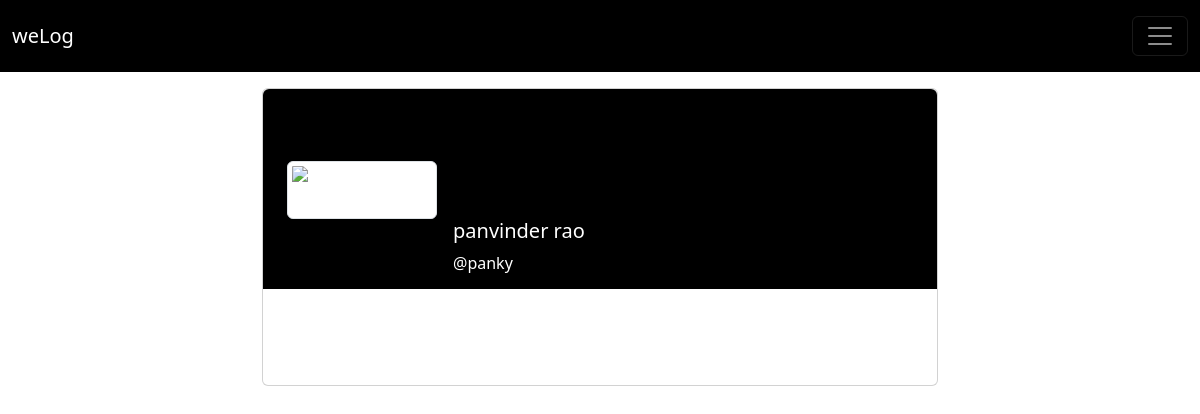
Before: /account/panky with the older database file.
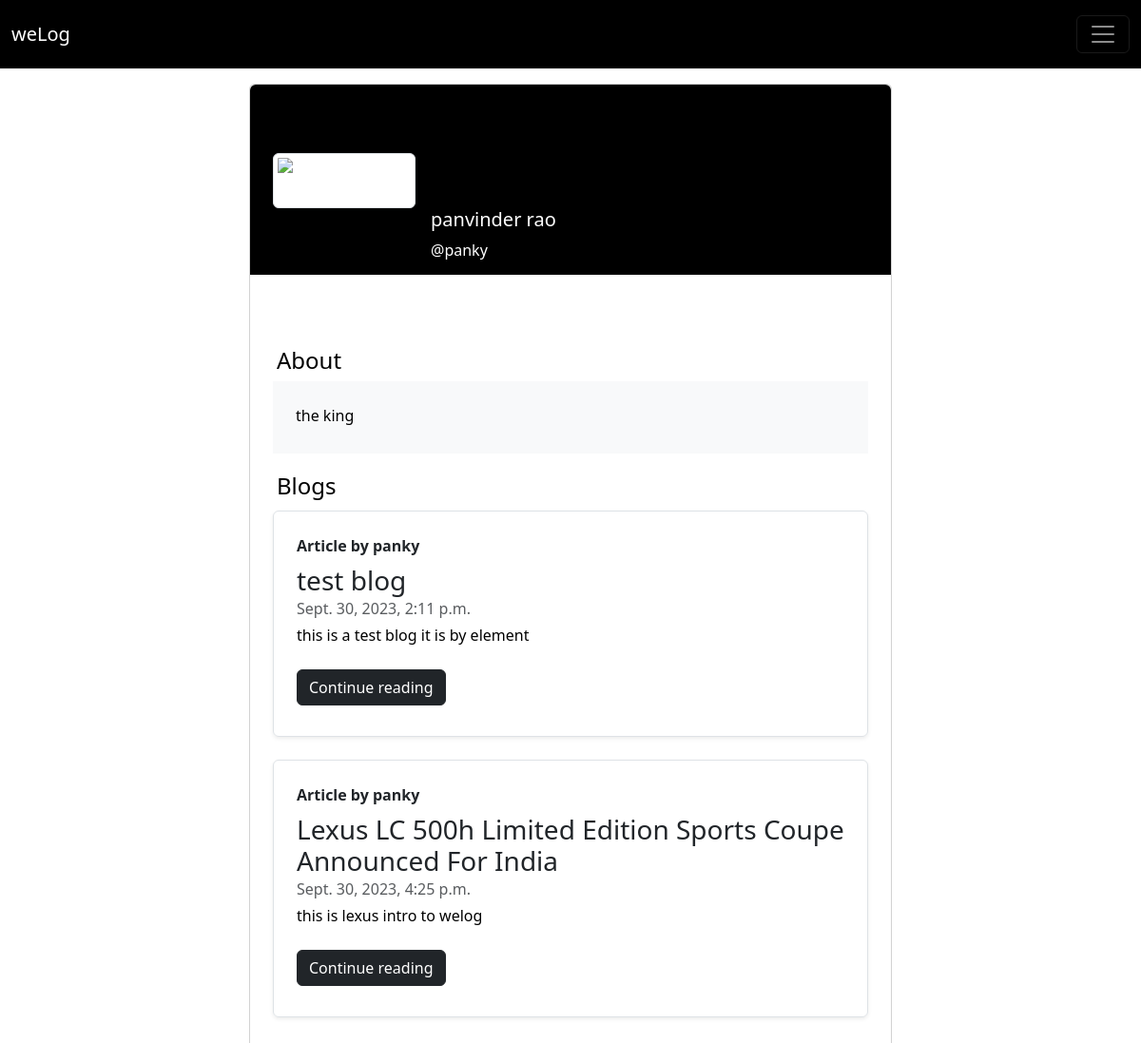
After: the same page with the newer database file.
### home/models.py (models this page shows, shortened)
class UserProfile(models.Model):
    user = models.OneToOneField(User, on_delete=models.CASCADE)
    description = models.TextField(null=True)
    avatar = models.ImageField(null=True)

### blog/models.py (models this page shows, shortened)
class Post(models.Model):
    sno = models.AutoField(primary_key=True)
    title = models.CharField(max_length=255)
    content = models.TextField()
    description = models.TextField(null=True, blank=True)
    user = models.ForeignKey(User, on_delete=models.CASCADE)
    slug = models.CharField(max_length=130)
    timeStamp = models.DateTimeField(default=now, blank=True)

### home/views.py (the view)
# urls.py: path('account/<str:slug>', views.authorProfile, name = "authorProfile"),
def authorProfile(request, slug):
    user_ = User.objects.get(username = slug)
    if request.user.is_authenticated and request.user == user_:
        return redirect('/you')
    allPosts = Post.objects.filter(user = user_)
    try:
        profile = UserProfile.objects.get(user = user_)
        context = {'profile' : profile, 'allPosts' : allPosts, 'user_' : user_}
    except ObjectDoesNotExist:
        context = {'allPosts' : allPosts, 'user_' : user_}
    return render(request, 'account/user_profile.html', context)

### templates/account/user_profile.html (shortened to what this page needs)
{% extends "base.html" %}
{% block body %}
<section class="h-100 gradient-custom-2">
    <div class="container-fluid h-100 my-3" style="max-width : 1500px;">
        <div class="row d-flex justify-content-center align-items-center h-100">
            <div class="col col-lg-9 col-xl-7">
                <div class="card">
                    <div class="rounded-top text-white d-flex flex-row mb-5" style="background-color: #000; height:200px;">
                        <div class="ms-4 mt-5 d-flex flex-column" style="width: 150px;">
                            <img src="https://mdbcdn.b-cdn.net/img/Photos/new-templates/bootstrap-profiles/avatar-1.webp"
                                alt="Generic placeholder image" class="img-fluid img-thumbnail mt-4 mb-2"
                                style="width: 150px; z-index: 1">
                        </div>
                        <div class="ms-3" style="margin-top: 130px;">
                            <h5>{{user_.first_name}} {{user_.last_name}}</h5>
                            <p>@{{user_}}</p>
                        </div>
                    </div>
                    <div class="card-body p-4 text-black">
                        {% if profile.description|length < 1 %}
                        {% else %}
                        <div class="mb-3">
                            <p class="lead fw-normal mb-1 fs-4 ps-1">About</p>
                            <div class="p-4 text-break" style="background-color: #f8f9fa;">
                                <p class="font-italic mb-1">{{profile.description}}</p>
                            </div>
                        </div>
                        {% endif %}
                        {% if allPosts|length < 1 %}
                        {% else %}
                        <div class="d-flex justify-content-between align-items-center mb-1 px-1">
                            <p class="lead fw-normal fs-4 mb-0">Blogs</p>
                        </div>
                        {% endif %}
                        {% for post in allPosts %}
                        <div class="row g-0 border rounded overflow-hidden flex-md-row mt-2 mb-4 shadow-sm h-md-250 position-relative">
                            <div class="col p-4 d-flex flex-column position-static">
                                <strong class="d-inline-block mb-2 text-dark">Article by {{user_.username}}</strong>
                                <h3 class="mb-0"><a class="text-decoration-none text-dark"
                                        href="/blog/{{post.sno}}">{{post.title}}</a></h3>
                                <div class="mb-1 text-muted">{{post.timeStamp}}</div>
                                <p class="card-text mb-auto">
                                <div class="preview">{{post.description|truncatechars:500}}</div>
                                </p>
                                <div class="my-2">
                                    <a href="/blog/{{post.sno}}" role="button" class="btn btn-dark">Continue
                                        reading</a>
                                </div>
                            </div>
                        </div>
                        {% endfor %}
                    </div>
                </div>
            </div>
        </div>
    </div>
</section>
{% endblock body %}

Changed rows visible on the page:
added UserProfile: description "the king"
added Post: {{ user_.username }} "panky", title "test blog", timeStamp "Sept. 30, 2023, 2:11 p.m.", description "this is a test blog it is by element"
added Post: {{ user_.username }} "panky", title "Lexus LC 500h Limited Edition Sports Coupe Announced For India", timeStamp "Sept. 30, 2023, 4:25 p.m.", description "this is lexus intro to welog"
Other visible differences:
text now shown: "About Blogs"
